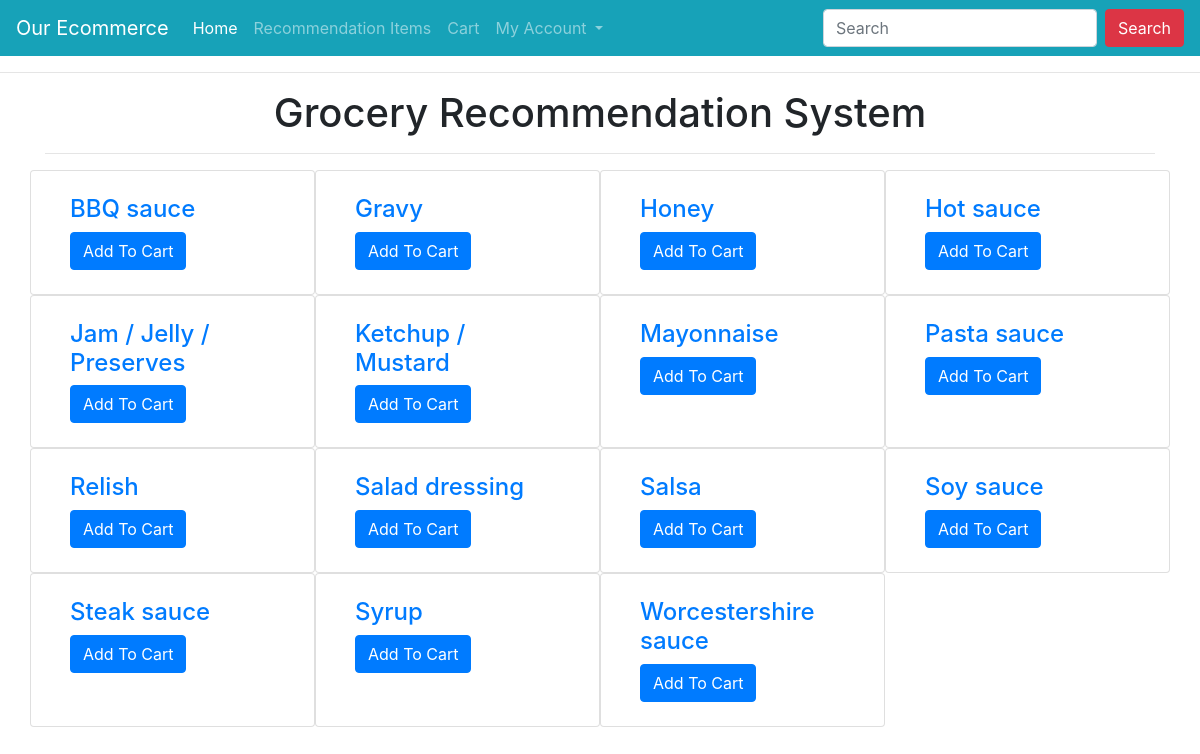
The page /grocery/Sauces/ (signed in) on the database its author committed.
### grocery/models.py (models this page shows)
class grocery_store(models.Model):
    ItemID=models.IntegerField()
    Title=models.CharField(max_length=1000)
    Category=models.CharField(max_length=1000)
    class Meta:
        db_table='grocery_store'

### grocery/views.py (the view)
# urls.py: path('grocery/<str:pk>/', views.grocery, name="grocery"),
@login_required(login_url='login')
def grocery(request,pk):
	objs=grocery_store.objects.all()
	list=[]
	for i in objs:
		if(i.Category not in list):
			list.append(i.Category)
	context={}
	for i in range(0,len(list)):
		x=grocery_store.objects.filter(Category=pk)
	print("hi.....",x)
	num={'x':x}
	return render (request,"grocery.html",num)

### templates/grocery.html (shortened to what this page needs)
{% extends 'base.html' %}
{% block content %}
<div class="container">
    <h1 class="text-center">Grocery Recommendation System </h1>
    <hr>
    <div class="row mt-3">
        {% for p in x %}
        <div class="col-md-3 card">
            <div class="m-4">
                <h4><a href="{% url 'grocery:productdetail' p.id %}">{{p.Title}}</a></h4>
                <a href="{% url 'grocery:addtocart' p.id %}" class="btn btn-primary">Add To Cart</a>
            </div>
        </div>
        {% endfor %}
    </div>
</div>
{% endblock %}

### rows shown on the page
grocery_store: Title "BBQ sauce"
grocery_store: Title "Gravy"
grocery_store: Title "Honey"
grocery_store: Title "Hot sauce"
grocery_store: Title "Jam / Jelly / Preserves"
grocery_store: Title "Ketchup / Mustard"
grocery_store: Title "Mayonnaise"
grocery_store: Title "Pasta sauce"
grocery_store: Title "Relish"
grocery_store: Title "Salad dressing"
grocery_store: Title "Salsa"
grocery_store: Title "Soy sauce"
grocery_store: Title "Steak sauce"
grocery_store: Title "Syrup"
grocery_store: Title "Worcestershire sauce"
